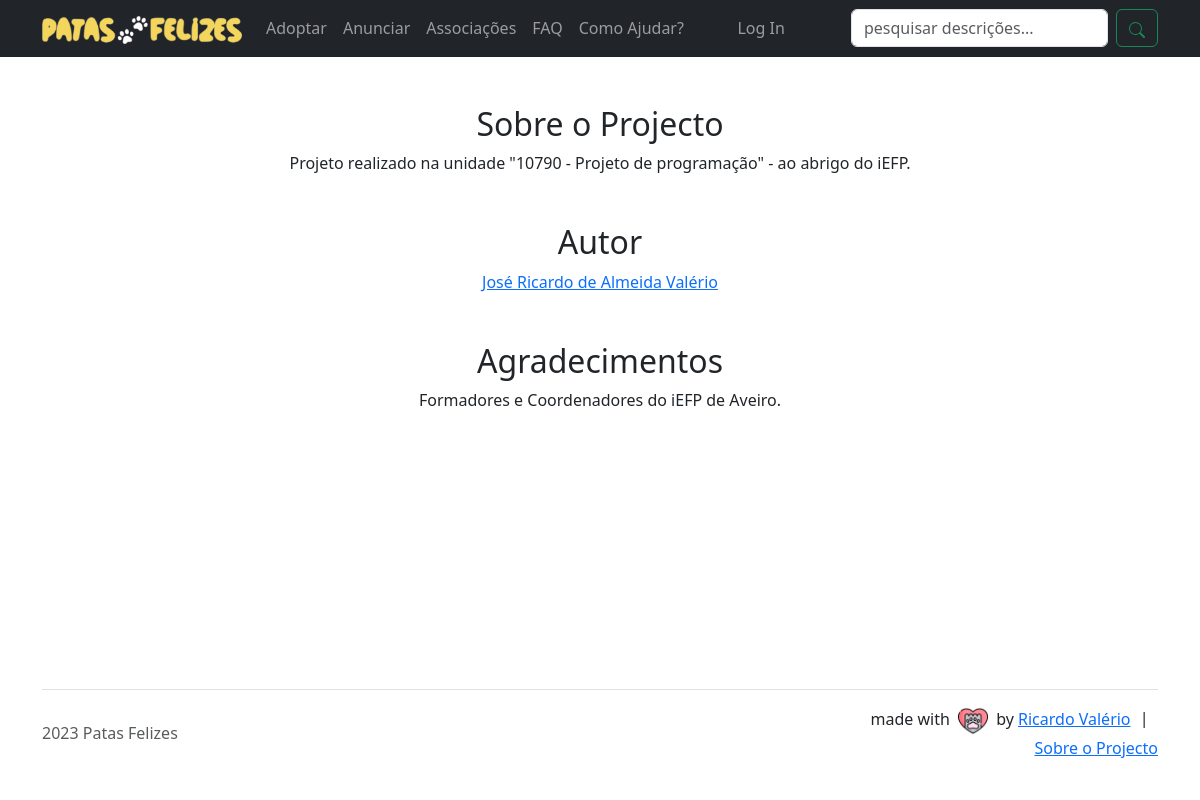
/sobre-o-projecto, run on the app's committed database.
### animais_para_adocao/models.py (models this page shows, shortened)
class SobreProjeto(models.Model):
	descricao      = models.TextField()
	autor          = models.CharField(max_length=50)
	agradecimentos = models.TextField()
	class Meta:
		verbose_name_plural = "Sobre o Projeto"

### animais_para_adocao/views.py (the view)
# urls.py: path("sobre-o-projecto", views.sobre_o_projecto, name="sobre_o_projecto"),
def sobre_o_projecto(request):
    sobre = SobreProjeto.objects.get(pk=1)
    context = {'sobre': sobre}
    return render(request, "animais_para_adocao/sobre_o_projecto.html", context)

### animais_para_adocao/templates/animais_para_adocao/sobre_o_projecto.html (shortened to what this page needs)
{% extends "animais_para_adocao/base.html" %}
{% load static %}
{% block content %}
<div class="container text-center">
	<h2 class="mt-5">Sobre o Projecto</h2>
	{{ sobre.descricao }}
	<br>
	<h2 class="mt-5">Autor</h2>
	<a class="mx-1" href="https://github.com/ricardo-valerio" target="_blank">{{ sobre.autor }}</a>
	<br>
	<h2 class="mt-5">Agradecimentos</h2>
	{{ sobre.agradecimentos }}
</div>
{% endblock content %}

### data on the page
SobreProjeto: descricao "Projeto realizado na unidade \"10790 - Projeto de programação\" - ao abrigo do iEFP.", autor "José Ricardo de Almeida Valério", agradecimentos "Formadores e Coordenadores do iEFP de Aveiro."
